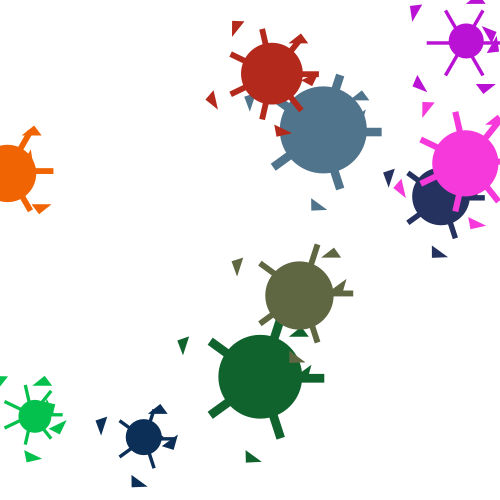
Frame 1 (no input)
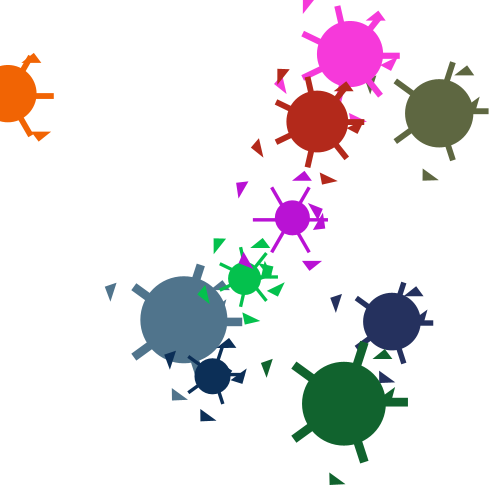
Frame 60 (the mouse pressed at the canvas centre just before this capture)
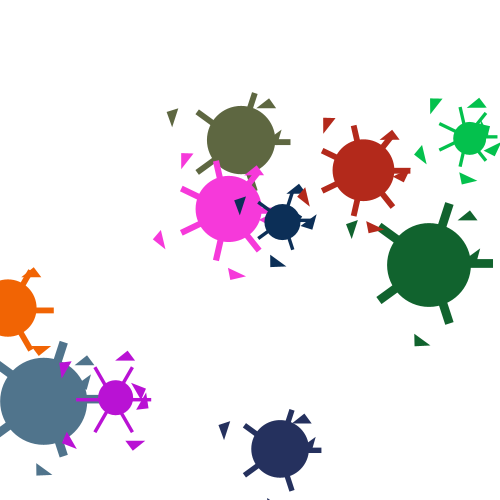
Frame 120 (the mouse held since frame 60 and released just before this capture)

The Processing sketch that drew these frames (run headless with seeded random() and noise(); from frame 60 on, the mouse is pressed at the canvas centre):

// Processing sketch: group_3_assignment_4
// ── group_3_assignment_4.pde
ArrayList<Virus> viruses;
ArrayList<Spikes> spikes;
ArrayList<Antibodies> antibodies;
int numViruses;

void setup() {
  size(500, 500);
  
  numViruses = 10;
  
  viruses = new ArrayList<Virus>();
  spikes = new ArrayList<Spikes>();
  antibodies = new ArrayList<Antibodies>();
  
  for (int i = 0; i < numViruses; i++) {
    // generate a random starting position and velocity for each circle
    float x0 = random(width);
    float y0 = random(height);
    PVector pos = new PVector(x0, y0);
    float r = random(15, 45);
    float vx0 = random(-1.5, 1.5);
    float vy0 = random(-1.5, 1.5);
    PVector vbar = new PVector(vx0, vy0);
    color c = color(random(255), random(255), random(255));
    
    
    float w = random(4.5, 6.25);
    int n = (int)random(5, 8);
    float l = r/n + random(20, 40);
    
    viruses.add(new Virus(pos, r, vbar, c)); 
    spikes.add(new Spikes(pos, r, vbar, c, l, w, n));
    antibodies.add(new Antibodies(pos, r, vbar, c, l, w, n));
    
    
  }
}

void draw() {
  background(255);
  for (int j = 0; j < numViruses; j++) {
    viruses.get(j).display();
    viruses.get(j).move();
    spikes.get(j).move();
    spikes.get(j).display();
    antibodies.get(j).move();
    //antibodies.get(j).rotate_tri();
    antibodies.get(j).display();
  }
}

// ── Antibodies.pde
class Antibodies extends Spikes {
  float angle;

  
  Antibodies(PVector pos, float r, PVector vel, color c, float l, float w, int n) {
    super(pos, r, vel, c, l, w, n);
  }
  
  void display() {
    float angleIncrement = TWO_PI / n;
    
    for (int i = 0; i < n; i++) {
      //angle = map(i, 0, n, 0, TWO_PI);
      //angle += frameCount * 0.02; // Rotate triangles over time
      // Calculate position of rectangle
      float new_x = pos.x + cos(angle + i * TWO_PI/n) * r;
      float new_y = pos.y + sin(angle + i * TWO_PI/n) * r;
      //float rectAngle = atan2(pos.y - rectY, pos.x - rectX);
      float rotation = angle - PI;
        

      // Draw rotated rectangle
      pushMatrix();
      translate(new_x, new_y);
      rotate(rotation);
      // Draw equilateral triangle inside rectangle
      triangle(w/2, l + 10, w + 10, l, w - 10, l);
      popMatrix();

      angle += angleIncrement;
    }
  }
  
  void rotate_tri() {
    angle += 0.03;
  }
  
  
}
  

// ── Spikes.pde
class Spikes extends Virus {
  float l;
  float w;
  float n;
  
  Spikes(PVector pos, float r, PVector vel, color c, float l, float w, int n) {
    super(pos, r, vel, c);
    this.l = l;
    this.w = w;
    this.n = n;
  }
  
  

  
  void display() {
    rectMode(CENTER);
    float angle = 0;
    float angleIncrement = TWO_PI / n;
    for (int i = 0; i < n; i++) {
    

      // Calculate position of rectangle
      float rectX = pos.x + cos(angle) * r;
      float rectY = pos.y + sin(angle) * r;
      float rectAngle = atan2(pos.y - rectY, pos.x - rectX);
      

      // Draw rotated rectangle
      pushMatrix();
      translate(rectX, rectY);
      rotate(rectAngle);
      rect(0, 0, l, r/w);
      // Draw equilateral triangle inside rectangle
      popMatrix();

      angle += angleIncrement;
    }
  }
  
}

// ── Virus.pde
class Virus {
  float r;
  PVector pos;
  PVector vel;

  color c;
  
  Virus(PVector pos, float r, PVector vel, color c) {
    this.pos = pos;
    this.r = r;
    this.vel = vel;
    this.c = c;
  }
  
  void move() {
    pos.add(vel);

    if (pos.x < r || pos.x >= width - r) {
      vel.x *= -1;
    }

    // Check for collision with top or bottom edge
    if (pos.y < r || pos.y >= height - r) {
      vel.y *= -1;
    }
  }
  
  void display() {
    noStroke();
    fill(c);
    ellipse(pos.x, pos.y, r*2, r*2);
  }
}
